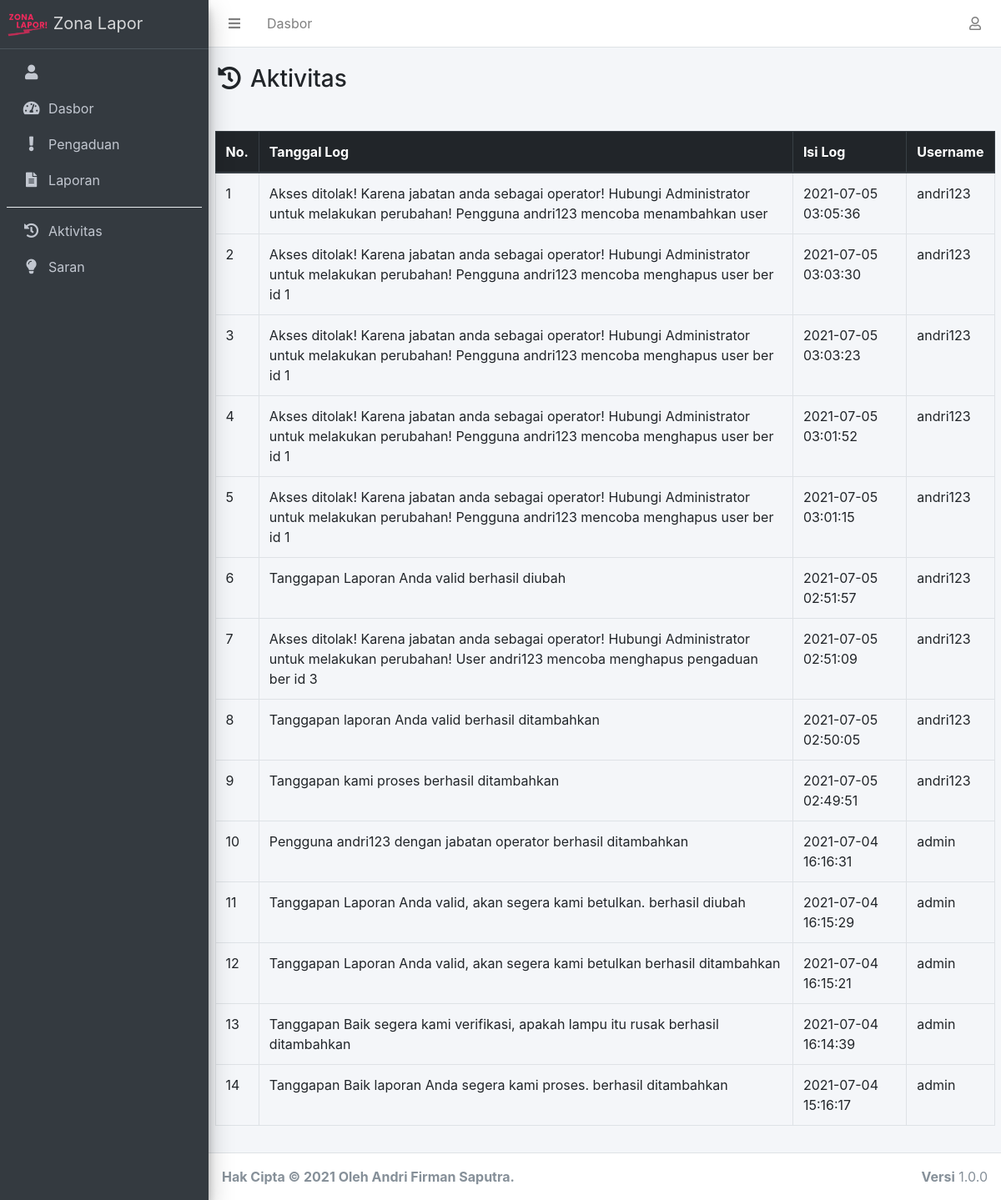
The page /index.php/log on the database as committed earlier.
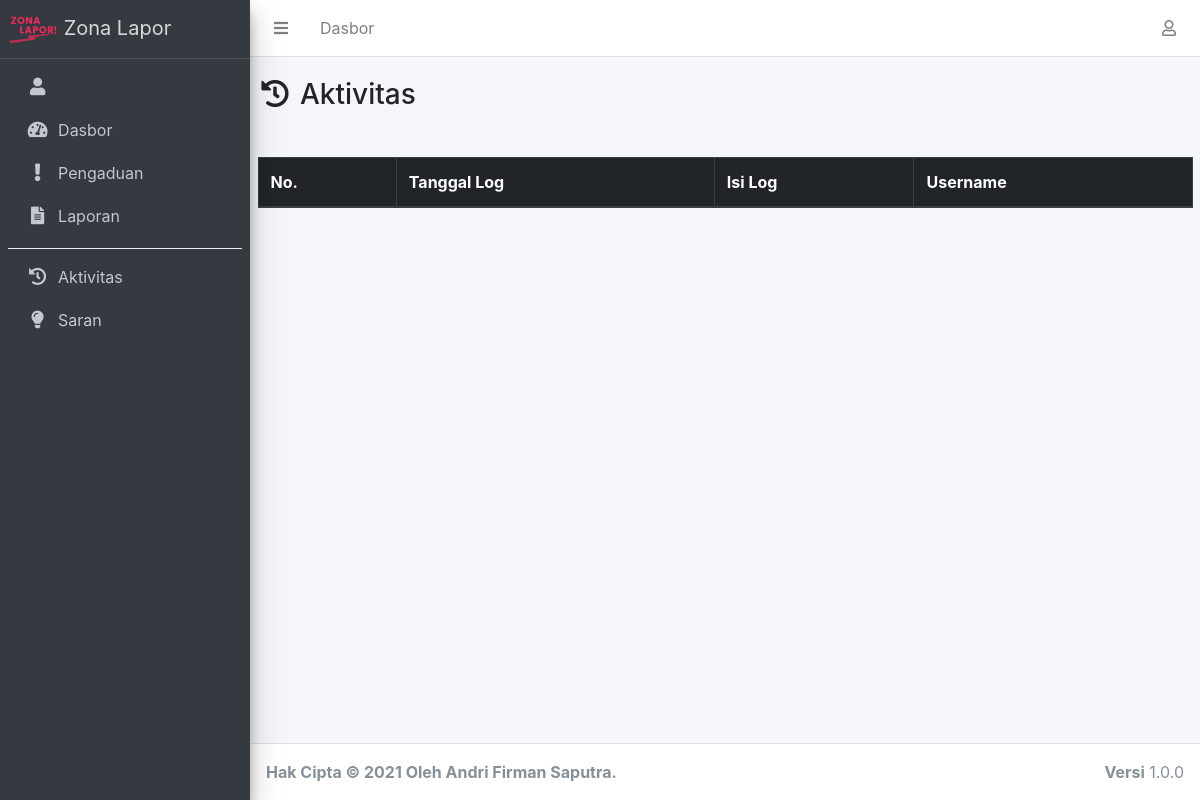
The same page on the database as committed later.
### tables this page shows
CREATE TABLE `log` (
  `id_log` int(11) NOT NULL,
  `isi_log` text NOT NULL,
  `tgl_log` datetime NOT NULL,
  `id_user` int(11) NOT NULL
);

CREATE TABLE `user` (
  `id_user` int(11) NOT NULL,
  `nama` varchar(100) NOT NULL,
  `username` varchar(100) NOT NULL,
  `password` varchar(255) NOT NULL,
  `no_telepon` varchar(20) NOT NULL,
  `jabatan` enum('administrator','operator') NOT NULL
);

### application/controllers/Log.php (called while the page is built, shortened)
<?php
class Log extends CI_Controller
{
	public function __construct()
	{
		$this->load->model('Admin_model', 'admo');
		$this->load->model('Log_model', 'lomo');
	}
	public function index()
	{
		$data['dataUser']	= $this->admo->getDataUserAdmin();
		$data['title'] 		= 'Riwayat';
		$data['log']   		= $this->lomo->getLog();
		$this->load->view('templates/header-admin', $data);
		$this->load->view('log/index', $data);
		$this->load->view('templates/footer-admin', $data);
	}
}

### index.php (called while the page is built, shortened)
<?php
require_once BASEPATH.'core/CodeIgniter.php';

### application/models/Log_model.php (called while the page is built, shortened)
<?php
class Log_model extends CI_Model
{
	public function getLog()
	{
		$this->db->join('user', 'user.id_user=log.id_user');
		$this->db->order_by('tgl_log', 'desc');
		return $this->db->get('log')->result_array();
	}
}

### application/views/log/index.php (the view)
<div class="container">
	<div class="row justify-content-center py-3">
		<div class="col-lg header-title">
			<h3><i class="fas fa-fw fa-history"></i> Aktivitas</h3>
		</div>
	</div>
	<div class="row py-3">
		<div class="col-lg">
			<div class="table-responsive">
				<table class="table table-bordered" id="table_id">
					<thead class="thead-dark">
						<tr>
							<th>No.</th>
							<th>Tanggal Log</th>
							<th>Isi Log</th>
							<th>Username</th>
						</tr>
					</thead>
					<tbody>
						<?php $i = 1; ?>
						<?php foreach ($log as $dl): ?>
							<tr>
								<td><?= $i++; ?></td>
								<td><?= $dl['isi_log']; ?></td>
								<td><?= $dl['tgl_log']; ?></td>
								<td><?= $dl['username']; ?></td>
							</tr>
						<?php endforeach ?>
					</tbody>
				</table>
			</div>
		</div>
	</div>
</div>

### application/views/templates/header-admin.php (shortened to what this page needs)
<!DOCTYPE html>
<html>
<head>
  <?php include 'include/css.php'; ?>
</head>
<body class="hold-transition sidebar-mini layout-fixed">
  <div class="wrapper">
    <?php include 'include/navbar.php'; ?>
    <?php include 'include/sidebar.php'; ?>
    <div class="content-wrapper">

### application/views/templates/include/css.php (shortened to what this page needs)
<link rel="stylesheet" href="<?= base_url('assets/vendor/bootstrap/css/bootstrap.min.css'); ?>">
<link rel="stylesheet" href="<?= base_url('assets/vendor/fontawesome/css/all.min.css'); ?>">
<link rel="stylesheet" href="<?= base_url('assets/vendor/adminlte/css/adminlte.min.css'); ?>">
<link rel="stylesheet" href="<?= base_url('assets/vendor/overlayScrollbars/css/OverlayScrollbars.min.css'); ?>">
<link rel="stylesheet" href="<?= base_url('assets/vendor/datatables/css/dataTables.bootstrap4.min.css'); ?>">
<link rel="stylesheet" href="<?= base_url('assets/vendor/fancybox/css/jquery.fancybox.min.css'); ?>">
<link rel="stylesheet" href="<?= base_url('assets/css/zona_lapor.css'); ?>">

### application/views/templates/include/navbar.php (shortened to what this page needs)
<nav class="main-header navbar navbar-expand navbar-white navbar-light">
  <ul class="navbar-nav">
    <li class="nav-item">
      <a class="nav-link" data-widget="pushmenu" href="#" role="button"><i class="fas fa-bars"></i></a>
    </li>
    <li class="nav-item d-none d-sm-inline-block">
      <a href="<?= base_url('admin'); ?>" class="nav-link">Dasbor</a>
    </li>
  </ul>
  <ul class="navbar-nav ml-auto">
    <li class="nav-item dropdown">
      <a class="nav-link" data-toggle="dropdown" href="#">
        <i class="far fa-user"></i>
      </a>
    </li>
  </ul>
</nav>

### application/views/templates/include/sidebar.php (shortened to what this page needs)
<aside class="main-sidebar sidebar-dark-primary elevation-4">
  <a href="<?= base_url('admin'); ?>" class="brand-link">
    <img src="<?= base_url('assets/img/img_properties/favicon.png'); ?>" alt="AdminLTE Logo" class="img-w-50">
    <span class="brand-text">Zona Lapor</span>
  </a>
  <div class="sidebar">
    <nav class="mt-2">
      <ul class="nav nav-pills nav-sidebar flex-column" data-widget="treeview" role="menu" data-accordion="false">
        <li class="nav-item">
          <?php if (
            $_SERVER['REQUEST_URI'] == '/zona_lapor/admin/profile' ||
            $_SERVER['REQUEST_URI'] == '/zona_lapor/admin/profile/'
          ): ?>
            <a href="<?= base_url('admin/profile'); ?>" class="nav-link active"><i class="nav-icon fas fa-fw fa-user"></i> <p><?= $dataUser['username']; ?></p></a>
          <?php else: ?>
            <a href="<?= base_url('admin/profile'); ?>" class="nav-link"><i class="nav-icon fas fa-fw fa-user"></i> <p><?= $dataUser['username']; ?></p></a>
          <?php endif ?>
        </li>
        <li class="nav-item">
          <?php if (
            $_SERVER['REQUEST_URI'] == '/zona_lapor/admin' ||
            $_SERVER['REQUEST_URI'] == '/zona_lapor/admin/'
          ): ?>
            <a href="<?= base_url('admin'); ?>" class="nav-link active">
          <?php else: ?>
            <a href="<?= base_url('admin'); ?>" class="nav-link">
          <?php endif ?>
            <i class="nav-icon fas fa-tachometer-alt"></i>
            <p>
              Dasbor
            </p>
          </a>
        </li>
        <li class="nav-item">
          <?php if (
            $_SERVER['REQUEST_URI'] == '/zona_lapor/pengaduan' ||
            $_SERVER['REQUEST_URI'] == '/zona_lapor/pengaduan/'
          ): ?>
            <a href="<?= base_url('pengaduan'); ?>" class="nav-link active">
              <i class="fas fa-exclamation nav-icon"></i>
              <p>Pengaduan</p>
            </a>
          <?php else: ?>
            <a href="<?= base_url('pengaduan'); ?>" class="nav-link">
              <i class="fas fa-exclamation nav-icon"></i>
              <p>Pengaduan</p>
            </a>
          <?php endif ?>
        </li>
        <li class="nav-item">
          <?php if (
            $_SERVER['REQUEST_URI'] == '/zona_lapor/laporan' ||
            $_SERVER['REQUEST_URI'] == '/zona_lapor/laporan/'
          ): ?>
            <a href="<?= base_url('laporan'); ?>" class="nav-link active">
              <i class="fas fa-file-alt nav-icon"></i>
              <p>Laporan</p>
            </a>
          <?php else: ?>
            <a href="<?= base_url('laporan'); ?>" class="nav-link">
              <i class="fas fa-file-alt nav-icon"></i>
              <p>Laporan</p>
            </a>
          <?php endif ?>
        </li>
        <div class="dropdown-divider"></div>
        <li class="nav-item">
          <?php if (
            $_SERVER['REQUEST_URI'] == '/zona_lapor/log' ||
            $_SERVER['REQUEST_URI'] == '/zona_lapor/log/'
          ): ?>
            <a href="<?= base_url('log'); ?>" class="nav-link active">
              <i class="fas fa-history nav-icon"></i>
              <p>Aktivitas</p>
            </a>
          <?php else: ?>
            <a href="<?= base_url('log'); ?>" class="nav-link">
              <i class="fas fa-history nav-icon"></i>
              <p>Aktivitas</p>
            </a>
          <?php endif ?>
        </li>
        <li class="nav-item">
          <?php if (
            $_SERVER['REQUEST_URI'] == '/zona_lapor/saran' ||
            $_SERVER['REQUEST_URI'] == '/zona_lapor/saran/'
          ): ?>
            <a href="<?= base_url('saran'); ?>" class="nav-link active">
              <i class="fas fa-lightbulb nav-icon"></i>
              <p>Saran</p>
            </a>
          <?php else: ?>
            <a href="<?= base_url('saran'); ?>" class="nav-link">
              <i class="fas fa-lightbulb nav-icon"></i>
              <p>Saran</p>
            </a>
          <?php endif ?>
        </li>
      </ul>
    </nav>
  </div>
</aside>

### application/views/templates/footer-admin.php (shortened to what this page needs)
		</div>
		<footer class="main-footer">
			<strong>Hak Cipta &copy; 2021 Oleh Andri Firman Saputra.</strong>
			<div class="float-right d-none d-sm-inline-block">
				<b>Versi</b> 1.0.0
			</div>
		</footer>
	</div>
</body>
</html>

### assets/css/zona_lapor.css (style rules this page uses)
.header-title { margin: 5px 0; text-align: center; }
@media (min-width: 992px) { .header-title { margin: 5px 0; text-align: left; } }
.img-w-50 { width: 50px !important; }

Rows that differ between the two databases and show on the page:
removed log: isi_log "Akses ditolak! Karena jabatan anda sebagai operator! Hubungi Administrator untuk melakukan perubahan! Pengguna andri123 mencoba menambahkan user", tgl_log "2021-07-05 03:05:36", id_user.username "andri123"
removed log: isi_log "Akses ditolak! Karena jabatan anda sebagai operator! Hubungi Administrator untuk melakukan perubahan! Pengguna andri123 mencoba menghapus user ber id 1", tgl_log "2021-07-05 03:03:30", id_user.username "andri123"
removed log: isi_log "Akses ditolak! Karena jabatan anda sebagai operator! Hubungi Administrator untuk melakukan perubahan! Pengguna andri123 mencoba menghapus user ber id 1", tgl_log "2021-07-05 03:03:23", id_user.username "andri123"
removed log: isi_log "Akses ditolak! Karena jabatan anda sebagai operator! Hubungi Administrator untuk melakukan perubahan! Pengguna andri123 mencoba menghapus user ber id 1", tgl_log "2021-07-05 03:01:52", id_user.username "andri123"
removed log: isi_log "Akses ditolak! Karena jabatan anda sebagai operator! Hubungi Administrator untuk melakukan perubahan! Pengguna andri123 mencoba menghapus user ber id 1", tgl_log "2021-07-05 03:01:15", id_user.username "andri123"
removed log: isi_log "Tanggapan Laporan Anda valid berhasil diubah", tgl_log "2021-07-05 02:51:57", id_user.username "andri123"
removed log: isi_log "Akses ditolak! Karena jabatan anda sebagai operator! Hubungi Administrator untuk melakukan perubahan! User andri123 mencoba menghapus pengaduan ber id 3", tgl_log "2021-07-05 02:51:09", id_user.username "andri123"
removed log: isi_log "Tanggapan laporan Anda valid berhasil ditambahkan", tgl_log "2021-07-05 02:50:05", id_user.username "andri123"
removed log: isi_log "Tanggapan kami proses berhasil ditambahkan", tgl_log "2021-07-05 02:49:51", id_user.username "andri123"
removed log: isi_log "Pengguna andri123 dengan jabatan operator berhasil ditambahkan", tgl_log "2021-07-04 16:16:31", id_user.username "admin"
removed log: isi_log "Tanggapan Laporan Anda valid, akan segera kami betulkan. berhasil diubah", tgl_log "2021-07-04 16:15:29", id_user.username "admin"
removed log: isi_log "Tanggapan Laporan Anda valid, akan segera kami betulkan berhasil ditambahkan", tgl_log "2021-07-04 16:15:21", id_user.username "admin"
removed log: isi_log "Tanggapan Baik segera kami verifikasi, apakah lampu itu rusak berhasil ditambahkan", tgl_log "2021-07-04 16:14:39", id_user.username "admin"
removed log: isi_log "Tanggapan Baik laporan Anda segera kami proses. berhasil ditambahkan", tgl_log "2021-07-04 15:16:17", id_user.username "admin"
